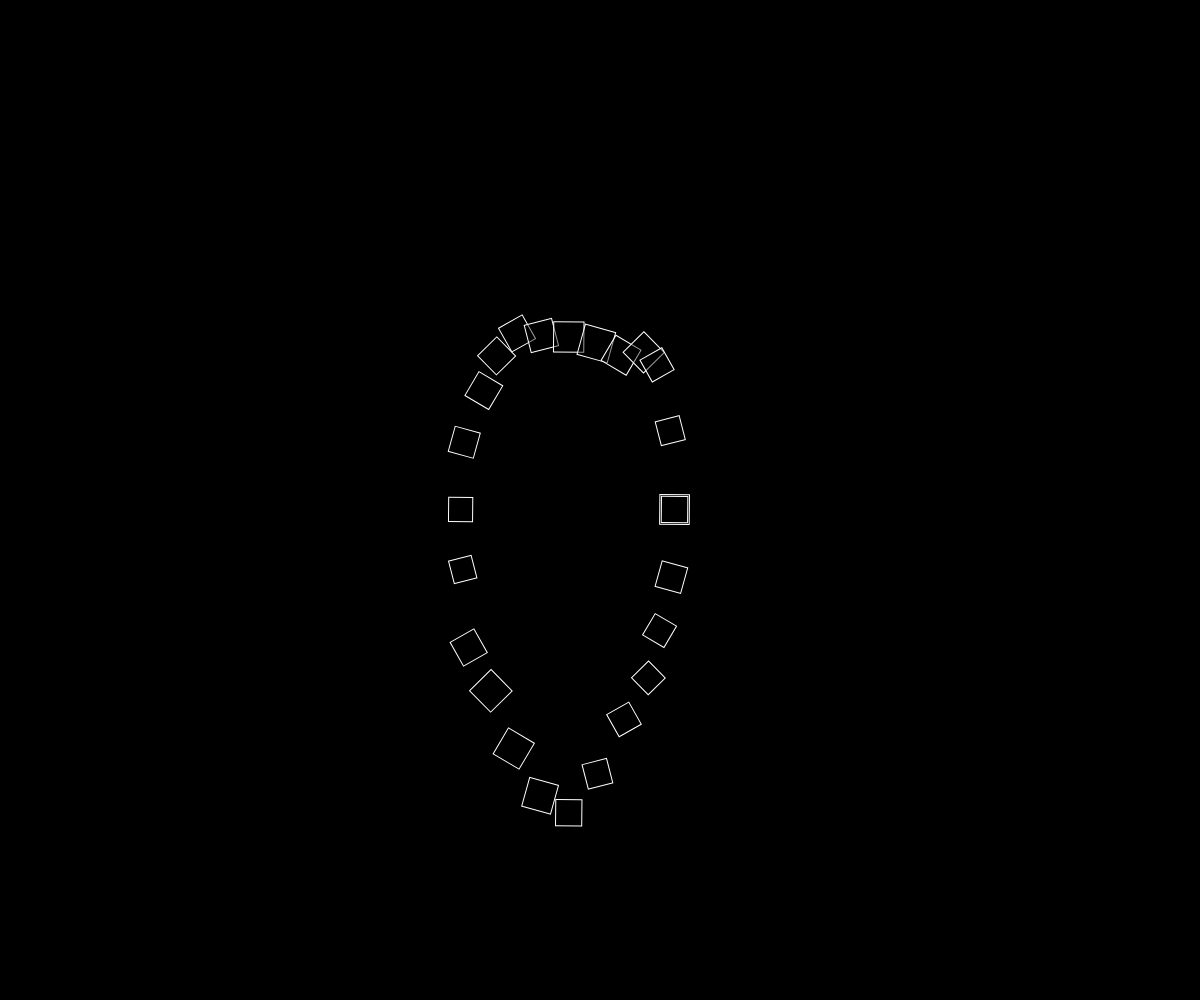
Frame 1 (no input)
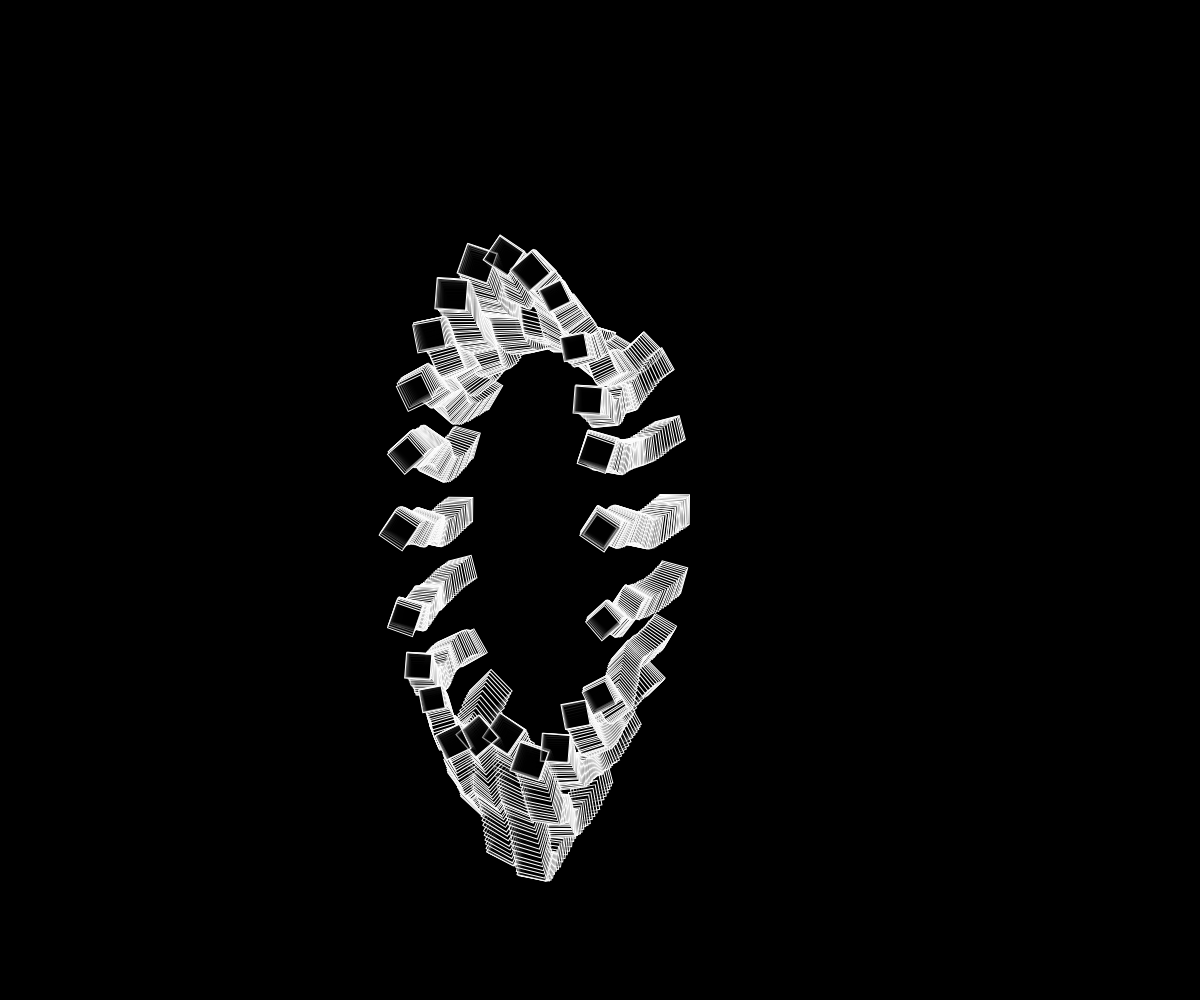
Frame 60 (no input)
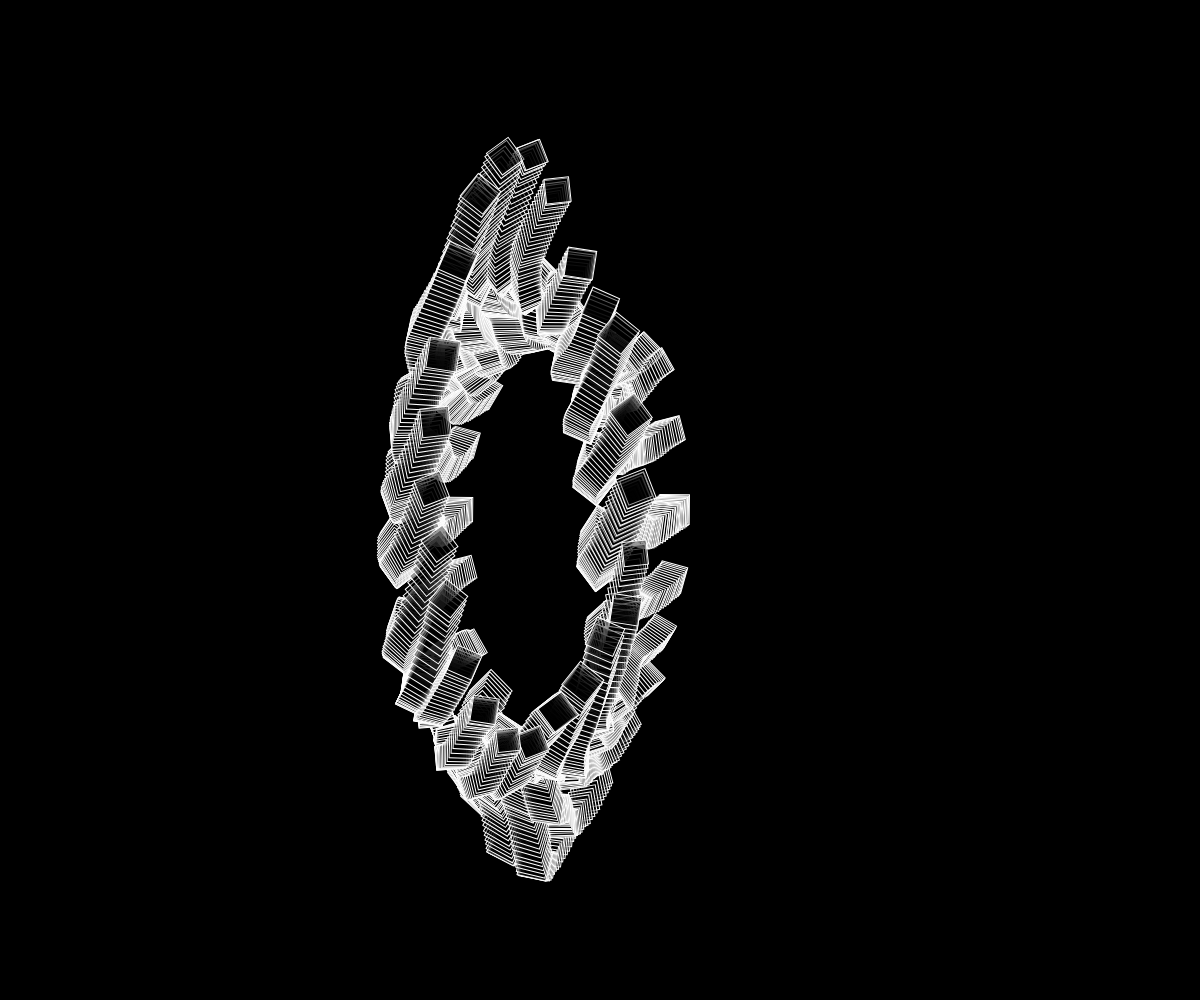
Frame 120 (the mouse pressed at the canvas centre since frame 60)

The p5.js sketch that drew these frames (run headless with seeded random() and noise() and a simulated clock; from frame 60 on, the mouse is pressed at the canvas centre):

// p5.js sketch
// ── sketch.js
let theta = 0;
let xNoise, yNoise;
let xMove;
let yMove;
let scaler = 1;

function setup() {
  createCanvas(windowWidth, windowHeight);
  background(0);

  noiseSeed(random(1000));
  xNoise = new noiseLoop(5, 83, 125);
  yNoise = new noiseLoop(3, 42, 521);
  xMove = random(1000);
  yMove = random(1000);
  rectMode(CENTER);
}

function draw() {
  if (scaler > 0) {
    fill(0, 100);
    stroke(255);
    push();

    xMove += 0.005;
    yMove += 0.008;

    let xmover = map(noise(xMove, frameCount / 1000), 0, 1, -width / 3, width / 3);
    let ymover = map(noise(yMove, frameCount / 1000), 0, 1, -height / 3, height / 3);

    translate(width / 2 + xmover, height / 2 + ymover);
    scale(scaler);

    // Draw squares around the circle
    for (let i = 0; i <= TAU; i += TAU / 24) {
      let x = cos(i) * xNoise.value(i);
      let y = sin(i) * yNoise.value(i);
      let rectSize = map(noise(frameCount / 100 + i), 0, 1, 20, 40);

      push();
      translate(x, y);
      rotate(i + frameCount * 0.01);
      rect(0, 0, rectSize, rectSize);
      pop();
    }

    pop();
    scaler -= random(-0.0043, 0.0045);
  }
}

class noiseLoop {
  constructor(diameter, min, max) {
    this.diameter = diameter;
    this.min = min;
    this.max = max;
    this.offsetX = random(1000);
    this.offsetY = random(1000);
  }

  value(theta) {
    let xoff = map(cos(theta), -2, 4, 0, this.diameter) + this.offsetX;
    let yoff = map(sin(theta), -0.5, 3, 0, this.diameter) + this.offsetY;
    let r = noise(xoff, yoff, frameCount / 83);
    return map(r, 0, 1, this.min, this.max);
  }
}

function windowResized() {
  resizeCanvas(windowWidth, windowHeight);
  background(0);
}
